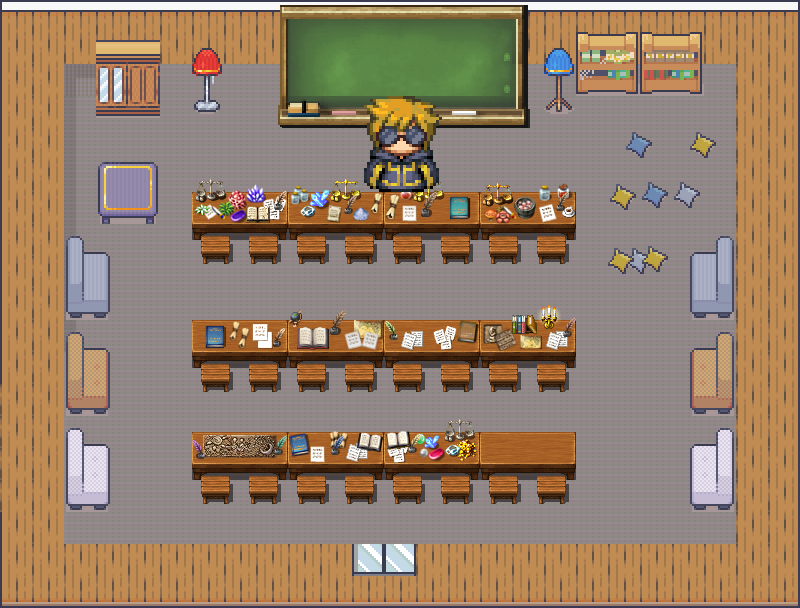

Below is a game level as drawn by its tile map, then a one-line description and the .tmx that defines it (tile-layer data replaced by summaries):
An orthogonal 25x19 tile map with 32x32 px tiles, 4 tile layers (Mur1, Sol1, Tableau2, player), 5 tilesets and 33 objects (30x collision, Teleporte, dance).

<map version="1.10" tiledversion="1.10.2" orientation="orthogonal" renderorder="left-up" width="25" height="19" tilewidth="32" tileheight="32" infinite="0" nextlayerid="7" nextobjectid="41">
 <tileset firstgid="1" name="Room" tilewidth="32" tileheight="32" tilecount="391" columns="17">
  <image source="Room.png" width="544" height="736" />
 </tileset>
 <tileset firstgid="392" name="Tableau" tilewidth="32" tileheight="32" tilecount="45" columns="9">
  <image source="Tableau.png" trans="282828" width="306" height="176" />
 </tileset>
 <tileset firstgid="437" name="School" tilewidth="32" tileheight="32" tilecount="576" columns="24">
  <image source="School.png" width="768" height="768" />
 </tileset>
 <tileset firstgid="1013" name="Interieur" tilewidth="32" tileheight="32" tilecount="1424" columns="16">
  <image source="Interieur.png" width="512" height="2848" />
 </tileset>
 <tileset firstgid="2437" source="perso.tsx" />
 <layer id="1" name="Mur1" width="25" height="19">
  <properties>
   <property name="Solid" type="bool" value="true" />
  </properties>
  <data>[475 cells, 160 non-empty, 9 distinct tile ids]</data>
 </layer>
 <layer id="2" name="Sol1" width="25" height="19">
  <data>[475 cells, 315 non-empty, 5 distinct tile ids]</data>
 </layer>
 <layer id="3" name="Tableau2" width="25" height="19">
  <properties>
   <property name="Solid" type="bool" value="true" />
  </properties>
  <data>[475 cells, 235 non-empty, 235 distinct tile ids]</data>
 </layer>
 <layer id="6" name="player" width="25" height="19">
  <data>[475 cells, 9 non-empty, 9 distinct tile ids]</data>
 </layer>
 <objectgroup id="5" name="Calque d'Objets 2">
  <object id="31" name="SalleMainParallele.tmx" type="Teleporte" x="352.654" y="545.414" width="63.9574" height="25.7606" />
  <object id="32" x="99.4892" y="-47.968" />
  <object id="39" type="dance" x="358.326" y="85.9001" width="89.5815" height="110.443" />
 </objectgroup>
 <objectgroup id="4" name="Calque d'Objets 1">
  <object id="1" type="collision" x="-0.631804" y="65.8446" width="62.8126" height="480.311" />
  <object id="2" type="collision" x="1.77659" y="0.888297" width="797.937" height="61.2925" />
  <object id="3" type="collision" x="2.71078" y="543.638" width="347.278" height="62.089" />
  <object id="4" type="collision" x="351.601" y="574.728" width="446.978" height="31.0904" />
  <object id="5" type="collision" x="414.835" y="543.638" width="321.453" height="29.3773" />
  <object id="6" type="collision" x="738.175" y="61.6231" width="63.9574" height="544.159" />
  <object id="7" type="collision" x="278.037" y="59.5159" width="253.165" height="66.6223" />
  <object id="8" type="collision" x="97.7126" y="60.4042" width="63.0691" height="55.9627" />
  <object id="9" type="collision" x="193.649" y="57.7393" width="29.3138" height="53.2978" />
  <object id="10" type="collision" x="95.0477" y="160.782" width="61.4171" height="64.8457" />
  <object id="13" type="collision" x="67.5105" y="253.165" width="39.9734" height="63.9574" />
  <object id="14" type="collision" x="66.6223" y="236.287" width="15.9893" height="23.0957" />
  <object id="15" type="collision" x="191.872" y="191.872" width="382.856" height="45.3031" />
  <object id="16" type="collision" x="200.755" y="238.064" width="369.531" height="26.6489" />
  <object id="17" type="collision" x="543.638" y="63.0691" width="32.867" height="49.7446" />
  <object id="18" type="collision" x="575.616" y="57.7393" width="124.362" height="34.6436" />
  <object id="19" type="collision" x="691.095" y="254.053" width="39.9734" height="63.0691" />
  <object id="20" type="collision" x="715.079" y="233.622" width="16.8776" height="25.7606" />
  <object id="22" type="collision" x="190.984" y="319.787" width="385.521" height="48.8563" />
  <object id="23" type="collision" x="198.978" y="361.537" width="370.42" height="31.0904" />
  <object id="24" type="collision" x="190.984" y="432.6" width="382.856" height="45.3031" />
  <object id="25" type="collision" x="201.643" y="464.579" width="364.202" height="40.8616" />
  <object id="26" type="collision" x="692.871" y="346.436" width="39.0851" height="68.3988" />
  <object id="27" type="collision" x="715.967" y="333.111" width="14.2127" height="15.101" />
  <object id="28" type="collision" x="690.207" y="445.037" width="41.7499" height="65.734" />
  <object id="30" type="collision" x="717.744" y="429.047" width="13.3245" height="17.7659" />
  <object id="33" type="collision" x="66.6223" y="347.324" width="39.9734" height="65.734" />
  <object id="34" type="collision" x="66.6223" y="334.888" width="15.9893" height="13.3245" />
  <object id="35" type="collision" x="65.734" y="445.925" width="42.6382" height="61.2925" />
  <object id="36" type="collision" x="66.6223" y="429.047" width="15.9893" height="23.0957" />
 </objectgroup>
</map>
